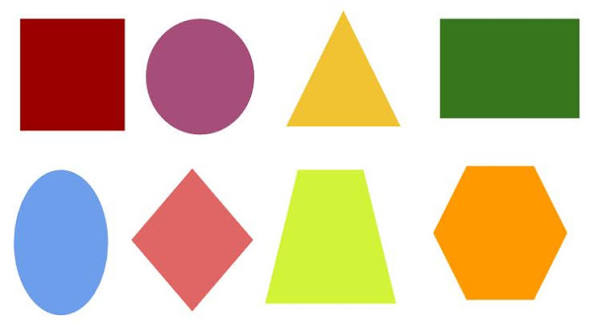
//> input picture 2.jpeg, 594 x 336 px
$ ./Opencv_HSV_colour_detection   (built with g++ and OpenCV 4)
//> lines starting //> are read from the running program, lines starting //| are printed output that depends on the picture; after the words box and inside, x2 and y2 are one past the last pixel; in counts of white or black regions, pixels touching at a corner belong together

#include <opencv2/opencv.hpp>
#include <iostream>
cv::Mat imghsv, mask;
int hmin = 45, smin = 50, vmin = 66, hmax = 83, smax = 255, vmax = 255;
int main()
{
    std::string path = "C:/2.jpeg";
    cv::Mat img = cv::imread(path);
//> img is the input picture: 336 rows x 594 cols, CV_8UC3; mean B, G, R 172.5, 199.8, 217.4
    if (img.empty())
    {
        std::cout << "Image not found" << std::endl;
        return 0;
    }
    cv::cvtColor(img, imghsv, cv::COLOR_BGR2HSV);
//> imghsv: 336 rows x 594 cols, CV_8UC3; mean H, S, V 29.8, 85.3, 231
    cv::namedWindow("Trackbar", (640, 340));
    cv::createTrackbar("Hue min", "Trackbar", &hmin, 180);
    cv::createTrackbar("Saturation min", "Trackbar", &smin, 255);
    cv::createTrackbar("Vmin", "Trackbar", &vmin, 255);
    cv::createTrackbar("Hue max", "Trackbar", &hmax, 180);
    cv::createTrackbar("Saturation max", "Trackbar", &smax, 255);
    cv::createTrackbar("Vmax", "Trackbar", &vmax, 255);
    while (true)
    {
        cv::Scalar lower(hmin, smin, vmin);
        cv::Scalar upper(hmax, smax, vmax);
        cv::inRange(imghsv, lower, upper, mask);
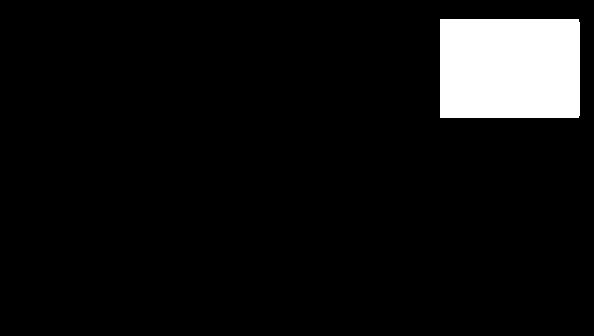
//> mask: 336 rows x 594 cols, CV_8UC1; 6.9% white; 1 white region, box (x1, y1, x2, y2) and area: (440, 19, 580, 118) 13855
        cv::imshow("Mask", mask);
        cv::imshow("hsv", imghsv);
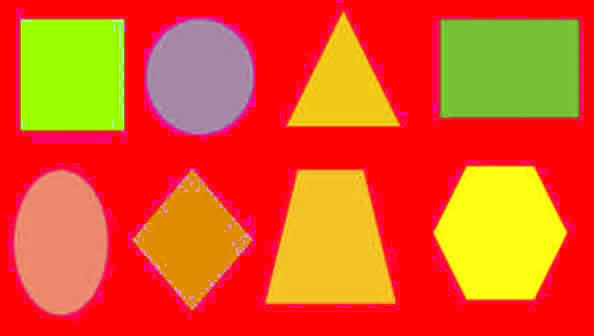
//> window 'hsv': 336 rows x 594 cols, CV_8UC3; mean B, G, R 29.8, 85.3, 231
        cv::imshow("Image", img);
        cv::waitKey(1);
    }
    return 0;
}
